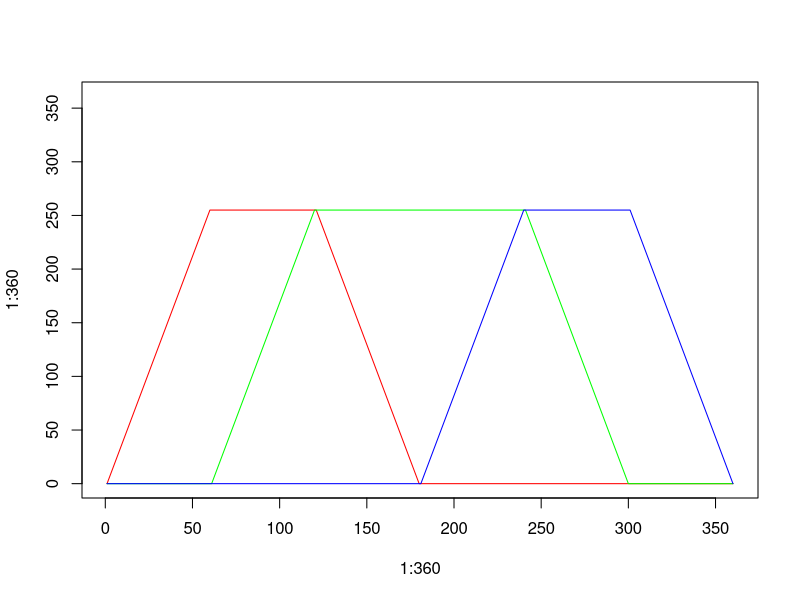

R code for this plot: (Note: a time limit stopped this script after it produced the figure.)
#!/usr/bin/env Rscript

x11()

var <- seq(0, 255, length=60)
empty = seq(0, 0, length=60)
full = seq(255, 255, length=60)

red <- c(var, full, rev(var), empty, empty, empty)
green <- c(empty, var, full, full, rev(var), empty)
blue <- c(empty, empty, empty, var, full, rev(var))

plot(1:360, 1:360, type="n")
lines(1:360, red, type="l", col="red")
lines(1:360, green, type="l", col="green")
lines(1:360, blue, type="l", col="blue")

while (!is.null(dev.list())) Sys.sleep(1)
